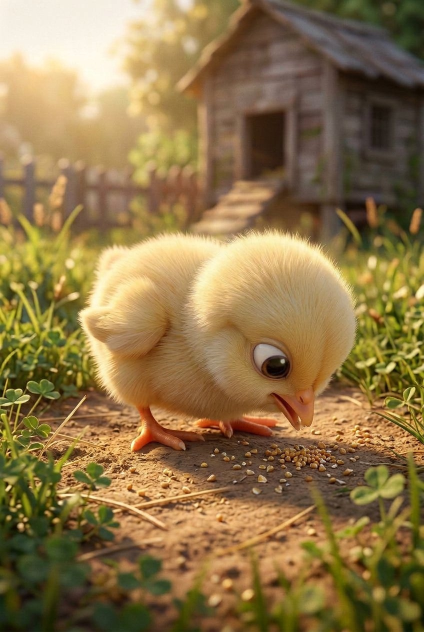
#> input picture assets/chick/feeding-up.jpg, 848 x 1264 px (shown at 1/2 size)
$ python render_chick.py
#> lines starting #> are read from the running program, lines starting #| are printed output that depends on the picture; after the words box and inside, x2 and y2 are one past the last pixel; in counts of white or black regions, pixels touching at a corner belong together
#!/usr/bin/env python3
"""30 seconds of a fluffy baby chick pecking grain in a grassy farmyard.

A continuous 2.5D animation from matching AI-generated feeding poses. Optical
flow interpolates the head movement; timed grain pickup, swallowing, blinks,
feather/grass motion and camera movement are composited separately.
"""
from __future__ import annotations

import argparse
import hashlib
import math
import os
from pathlib import Path
import subprocess
import time
import wave

os.environ.setdefault("OMP_NUM_THREADS", "2")
import cv2
import imageio_ffmpeg
import numpy as np
from PIL import Image, ImageDraw
from scipy import fft

ROOT = Path(__file__).resolve().parent
ASSETS = ROOT / "assets" / "chick"
CACHE = ROOT / ".cache" / "chick"
EXPORT = ROOT / "exports"
DURATION, FPS = 30, 30
TAU = math.tau
PECKS = (0.95, 1.85, 2.55, 4.45, 5.20, 5.95, 8.10, 8.85, 9.65,
         11.10, 11.90, 12.75, 15.05, 15.75, 16.55, 18.70, 19.40, 20.20,
         22.0, 22.75, 23.55, 26.20, 27.10, 27.80)
BLINKS = (3.45, 7.05, 10.50, 13.80, 17.75, 21.10, 24.85, 28.90)
POSE_STEPS = 49
cv2.setNumThreads(2)


def smoothstep(lo, hi, x):
    x = np.clip((x - lo) / (hi - lo), 0, 1)
    return x * x * (3 - 2 * x)


# [12 lines left out: function feeding_state, not called in this run]


def blink_state(t):
    return max(float(smoothstep(-0.13, -0.02, t - c) * (1 - smoothstep(0.06, 0.26, t - c))) for c in BLINKS)


def load_plate(name):
#> called with name = 'feeding-up.jpg'
    path = ASSETS / name
    image = cv2.imread(str(path))
#> image is the input picture: shape (1264, 848, 3); mean B, G, R 73.3, 117.5, 142.8
    if image is None:
        raise FileNotFoundError(path)
    return cv2.cvtColor(image, cv2.COLOR_BGR2RGB)


class ChickFilm:
    def __init__(self, width=1080, height=1920):
        if width <= 0 or height <= 0 or width % 2 or height % 2:
            raise ValueError("Dimensions must be positive even numbers")
        CACHE.mkdir(parents=True, exist_ok=True)
        self.width, self.height = width, height
        self.up = load_plate("feeding-up.jpg")
        self.down = load_plate("feeding-down.jpg")
#> call 2 of load_plate, with name = 'feeding-down.jpg'
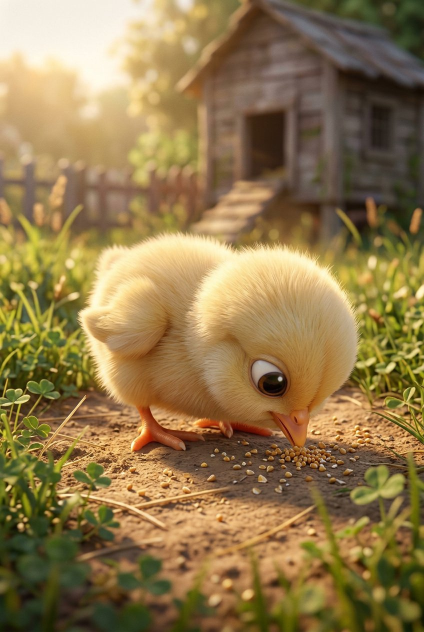
#> input picture assets/chick/feeding-down.jpg, 848 x 1264 px (shown at 1/2 size)
#> in load_plate, image is the input picture: shape (1264, 848, 3); mean B, G, R 76.2, 120.9, 145.2
        self.closed = load_plate("feeding-closed.jpg")
#> call 3 of load_plate, with name = 'feeding-closed.jpg'
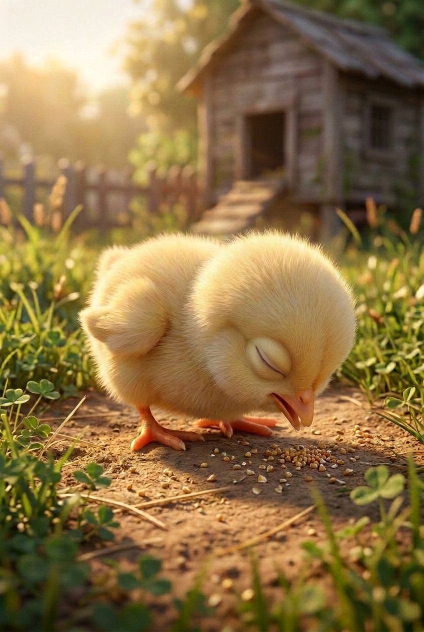
#> input picture assets/chick/feeding-closed.jpg, 848 x 1264 px (shown at 1/2 size)
#> in load_plate, image is the input picture: shape (1264, 848, 3); mean B, G, R 70.6, 114.6, 141.3
        if self.up.shape != self.down.shape or self.up.shape != self.closed.shape:
            raise ValueError("Feeding plates must have matching dimensions")
        self.h, self.w = self.up.shape[:2]
#> self.h = 1264; self.w = 848
        if (self.w, self.h) != (848, 1264):
            raise ValueError("Animation landmarks require the supplied 848 x 1264 plates")
        self.y, self.x = np.mgrid[:self.h, :self.w].astype(np.float32)
        self.poses = self.build_poses()
        self.body = self.weight(365, 679, 207, 185, power=4)
        self.wing = self.weight(269, 663, 112, 94)
        self.head = self.weight(552, 664, 173, 202, power=4)
        self.tail = self.weight(292, 510, 106, 69)
        self.jaw = self.weight(589, 837, 39, 29)
        # Preserve the feet and feed while giving the clover a light breeze.
        plant_edges = (np.abs(self.x - self.w / 2) / (self.w / 2)) ** 3
        self.grass = plant_edges * smoothstep(490, 950, self.y)
        self.grass *= 1 - np.maximum(self.body, self.head)
        cx, cy, rx, ry = 544, 731, 61, 69
        x0, x1, y0, y1 = cx - 87, cx + 88, cy - 98, cy + 99
        gx, gy = self.x[y0:y1, x0:x1], self.y[y0:y1, x0:x1]
        radius = np.sqrt(((gx - cx) / rx) ** 2 + ((gy - cy) / ry) ** 2)
        eye_mask = 1 - smoothstep(0.80, 1.16, radius)
        target = self.closed[y0:y1, x0:x1].astype(np.float32)
        original = self.up[y0:y1, x0:x1].astype(np.float32)
        annulus = (radius > 1.10) & (radius < 1.38)
        target += np.median(original[annulus] - target[annulus], axis=0)
        self.eye_patch = (x0, x1, y0, y1, gx, gy, eye_mask, np.clip(target, 0, 255))
        rng = np.random.default_rng(8412)
        self.motes = np.column_stack([rng.uniform(30, self.w - 30, 22), rng.uniform(240, 470, 22), rng.uniform(0.8, 1.9, 22), rng.uniform(0, TAU, 22)])
        r = ((self.x - self.w / 2) / self.w) ** 2 + ((self.y - self.h / 2) / self.h) ** 2
        self.vignette = (1 - r * 0.16)[..., None]

    def weight(self, cx, cy, rx, ry, power=2):
        return np.exp(-(np.abs((self.x - cx) / rx) ** power + np.abs((self.y - cy) / ry) ** power)).astype(np.float32)

    def build_poses(self):
        digest = hashlib.sha256(b"chick-pose-bank-v5-49")
        digest.update(self.up.tobytes())
        digest.update(self.down.tobytes())
        cache = CACHE / f"poses-{digest.hexdigest()[:14]}.npy"
        if cache.exists():
            return np.load(cache, mmap_mode="r")
        print("Building motion-interpolated feeding poses", flush=True)
        dis = cv2.DISOpticalFlow_create(cv2.DISOPTICAL_FLOW_PRESET_MEDIUM)
        dis.setFinestScale(0)
        ga = cv2.cvtColor(self.up, cv2.COLOR_RGB2GRAY)
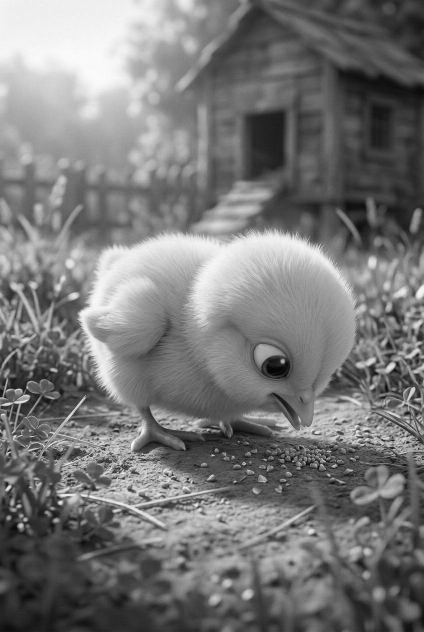
#> ga: shape (1264, 848) (shown at 1/2 size); min 2, max 252, mean 120
        gb = cv2.cvtColor(self.down, cv2.COLOR_RGB2GRAY)
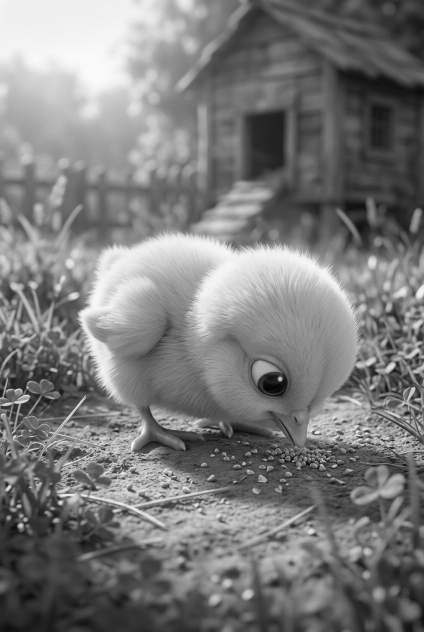
#> gb: shape (1264, 848) (shown at 1/2 size); min 0, max 251, mean 123.1
        forward = dis.calc(ga, gb, None)
        backward = dis.calc(gb, ga, None)
        # Only the moving chick changes pose. Background and food stay stable.
        matte = np.zeros((self.h, self.w), np.float32)
        cv2.rectangle(matte, (317, 425), (773, 958), 1, -1)
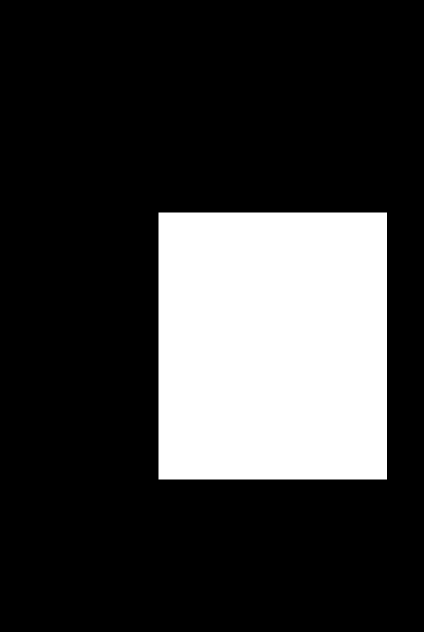
#> matte: shape (1264, 848) float32 (shown at 1/2 size); values 0 (black) and 1 (white), 22.8% white; 1 white region, box (x1, y1, x2, y2) and area: (317, 425, 774, 959) 244038
        matte = cv2.GaussianBlur(matte, (0, 0), 16)[..., None]
        temporary = cache.with_suffix(".partial.npy")
#> (the run stopped early here; a loop or call above may not have finished)
